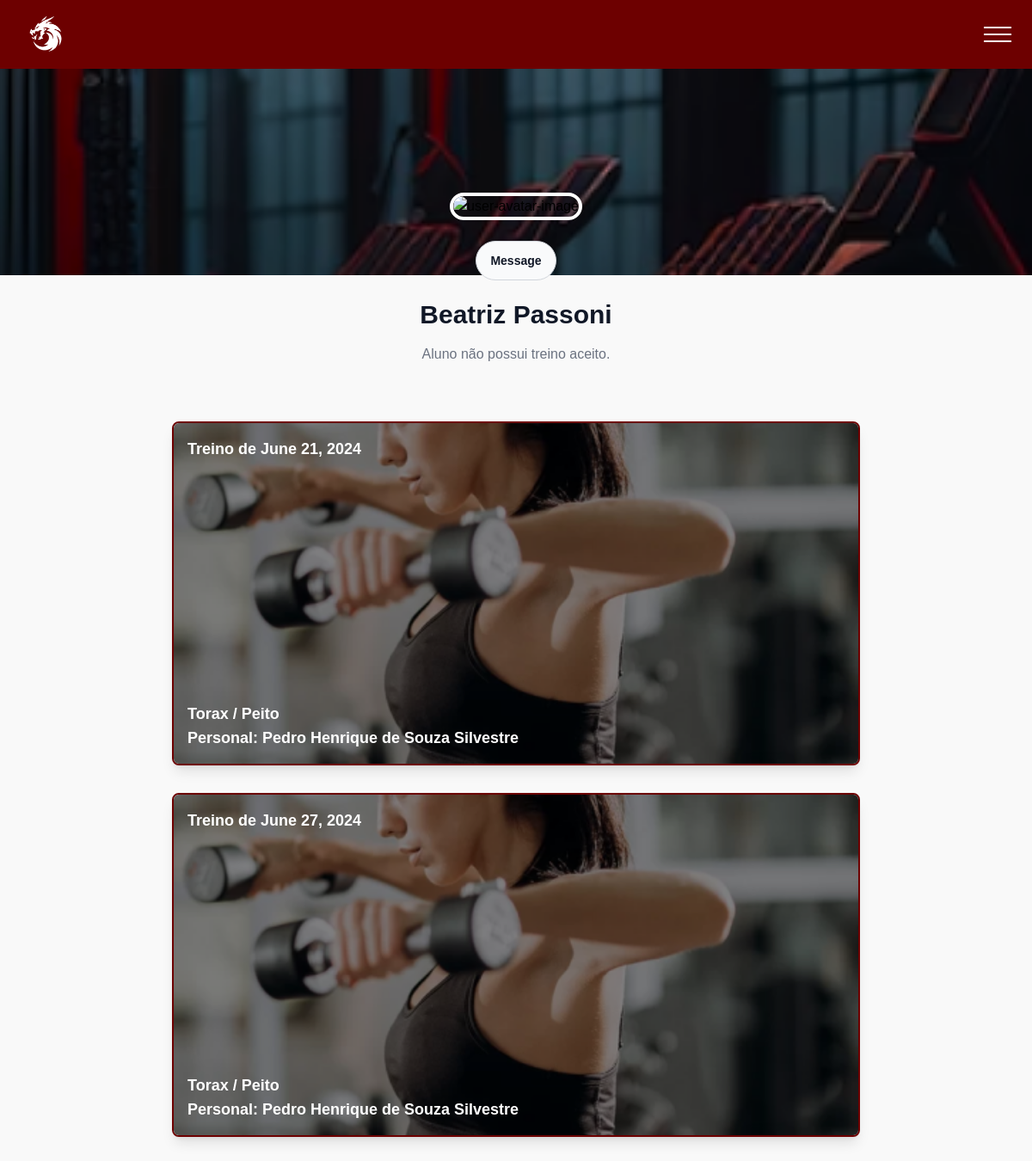
Page /user/aluno-profile/2/ on the earlier database version.
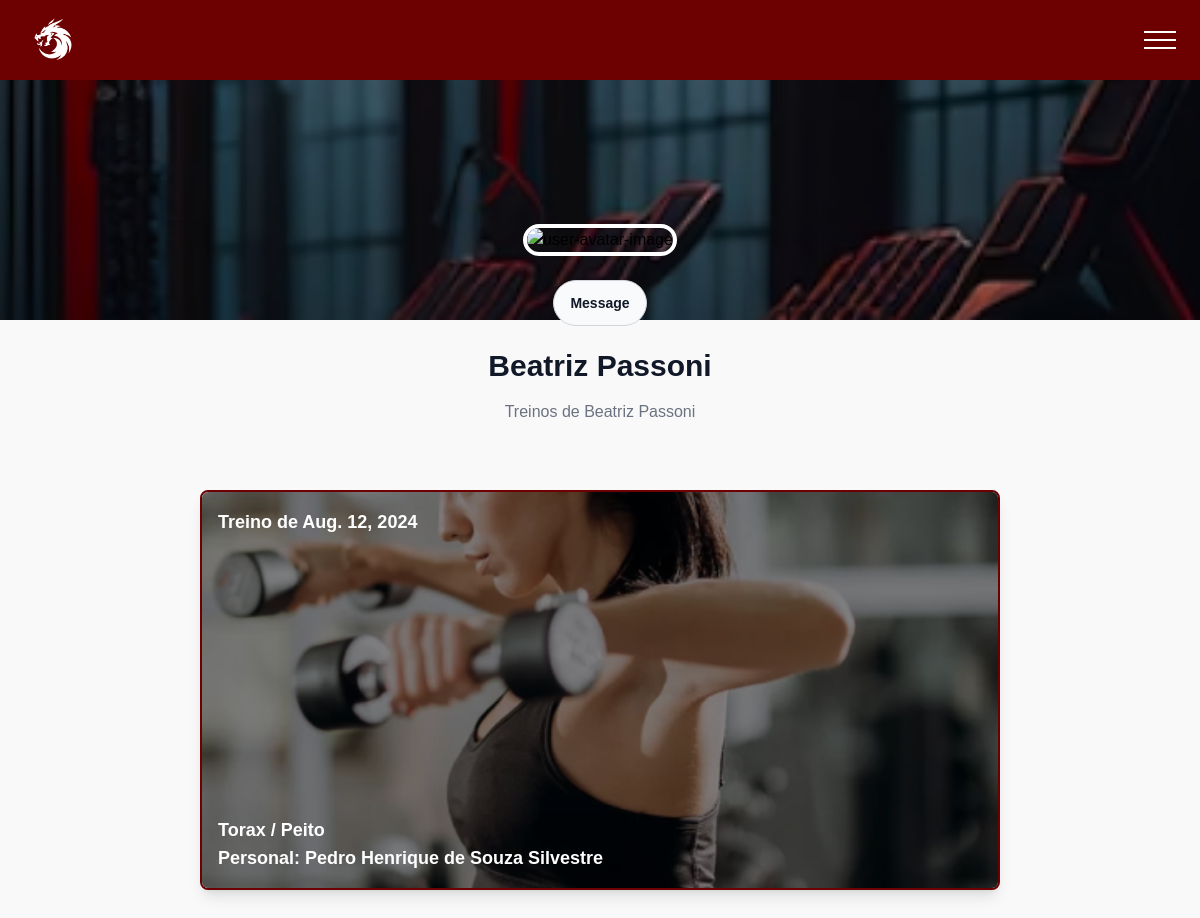
Same page on the later database version.
### treino/models.py (models this page shows, shortened)
class Treino(models.Model):
    aluno = models.ForeignKey(Aluno, on_delete=models.CASCADE)
    personal = models.ForeignKey(CustomUser,null=True ,on_delete=models.CASCADE)
    data = models.DateField()
    concluido = models.BooleanField(default=False)
    aceitou = models.BooleanField(default=False, null=True)

### user/models.py (models this page shows, shortened)
class CustomUser(AbstractUser):
    nome = models.CharField(max_length=100, null=True)
    email = models.EmailField(unique=True)
    telefone = models.CharField(max_length=11, null=True)
    cpf = models.CharField(max_length=11, null=True)
    endereco = models.CharField(max_length=200, null=True)
    groups = models.ManyToManyField(
    Group,
    related_name='customuser_set',
    blank=True,
    help_text=(
        'The groups this user belongs to. A user will get all permissions '
        'granted to each of their groups.'
    ),
    related_query_name='customuser',
    )
    user_permissions = models.ManyToManyField(
    Permission,
    related_name='customuser_set',
    blank=True,
    help_text='Specific permissions for this user.',
    related_query_name='customuser',
    )

### user/views.py (the view)
# urls.py: path('aluno-profile/<int:id>/', views.aluno_profile, name='aluno-profile'),
def aluno_profile(request, id):
    aluno_user = CustomUser.objects.filter(id=id).first()
    aluno = get_object_or_404(Aluno, user=aluno_user)
    return render(request, "aluno_profile.html", context={
            "aluno" : f"{aluno.user.nome}",
            "treinos" : Treino.objects.filter(aluno=aluno, concluido=False, aceitou=True),
            "treino_pendente" : Treino.objects.filter(aluno=aluno, concluido=False, aceitou=False).count()
        })

### TEMPLATES/aluno_profile.html (shortened to what this page needs)
{% load static %}
<!DOCTYPE html>
<html lang="en">
<head>
</head>
<body>
    <header class="bg-[#6D0000] flex justify-between items-center px-6 py-4">
        <div>
            <img src="{% static 'images/logoLogin.png' %}" alt="Logo" class="h-12">
        </div>
        <div class="space-y-1.5">
            <div class="w-8 h-0.5 bg-white"></div>
            <div class="w-8 h-0.5 bg-white"></div>
            <div class="w-8 h-0.5 bg-white"></div>
        </div>
    </header>
    <section class="relative pt-0 pb-24">
        <img src="{% static 'images/backgroundLogo.png' %}" alt="cover-image" class="w-full h-60 absolute top-0 left-0 z-0 object-cover object-center">
        <div class="w-full max-w-7xl mx-auto px-6 md:px-8 relative z-10 pt-36">
            <div class="flex items-center justify-center mb-6">
                <img src="https://pagedone.io/asset/uploads/1705471668.png" alt="user-avatar-image" class="border-4 border-solid border-white rounded-full">
            </div>
            <div class="flex flex-col sm:flex-row sm:gap-5 items-center justify-center mb-5">
                <div class="flex items-center gap-4">
                    <button
                        class="rounded-full border border-solid border-gray-300 bg-gray-50 py-3 px-4 text-sm font-semibold text-gray-900 shadow-sm shadow-transparent transition-all duration-500 hover:shadow-gray-50 hover:bg-gray-100 hover:border-gray-300">Message</button>
                </div>
            </div>
            <h3 class="text-center font-manrope font-bold text-3xl leading-10 text-gray-900 mb-3">{{ aluno }}</h3>
            {% if treino_pendente > 0%}
                <p class="font-normal text-base leading-7 text-gray-500 text-center mb-8">Aluno não possui treino aceito.</p>
            {%else%}
                <p class="font-normal text-base leading-7 text-gray-500 text-center mb-8">Treinos de {{aluno}}</p>
            {%endif%}
        </div>
        <div class="max-w-4xl mx-auto py-8">
            <div class="grid gap-8 justify-items-center">
                {% for treino in treinos %}
                <div class="bg-white rounded-lg shadow-lg overflow-hidden relative border-2" style="height: 25rem; width: 50rem; border-color: #6D0000;">
                    <img src="{% static 'images/elevacao-lateral.png' %}" class="w-full h-full object-cover">
                    <div class="absolute inset-0 bg-black bg-opacity-50 p-4 flex flex-col justify-between">
                        <a href="{% url 'detalhe-treino' treino.id %}"><h2 class="text-lg font-bold text-white">Treino de {{ treino.data }}</h2></a>
                        <div>
                            <h2 class="text-lg font-bold text-white">Torax / Peito</h2>
                            <h2 class="text-lg font-bold text-white">Personal: {{treino.personal.nome}}</h2>
                        </div>
                    </div>
                </div>
                {% endfor %}
            </div>
        </div>
    </section>
<script src="https://cdn.tailwindcss.com"></script>
</body>
</html>

Differences in the rows shown:
no longer on this page (row edited): Treino: data "June 21, 2024", personal.nome "Pedro Henrique de Souza Silvestre"
no longer on this page (row edited): Treino: data "June 27, 2024", personal.nome "Pedro Henrique de Souza Silvestre"
changed CustomUser "Beatriz Passoni": nome (not shown) → "Beatriz Passoni"
added Treino: data "Aug. 12, 2024", personal.nome "Pedro Henrique de Souza Silvestre"
Other differences:
text no longer shown: "Aluno não possui treino aceito."
text now shown: "Treinos de"
